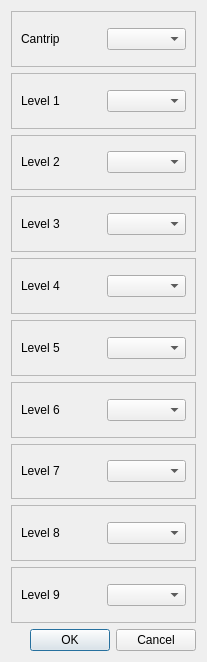
<?xml version="1.0" encoding="UTF-8"?>
<ui version="4.0">
 <class>spells_select_Dialog</class>
 <widget class="QDialog" name="spells_select_Dialog">
  <property name="geometry">
   <rect>
    <x>0</x>
    <y>0</y>
    <width>207</width>
    <height>662</height>
   </rect>
  </property>
  <property name="sizePolicy">
   <sizepolicy hsizetype="Preferred" vsizetype="Maximum">
    <horstretch>0</horstretch>
    <verstretch>0</verstretch>
   </sizepolicy>
  </property>
  <property name="windowTitle">
   <string>Dialog</string>
  </property>
  <layout class="QGridLayout" name="gridLayout_12">
   <item row="0" column="0">
    <widget class="QFrame" name="frame_0">
     <property name="frameShape">
      <enum>QFrame::StyledPanel</enum>
     </property>
     <property name="frameShadow">
      <enum>QFrame::Raised</enum>
     </property>
     <layout class="QGridLayout" name="gridLayout">
      <item row="0" column="0">
       <widget class="QLabel" name="label">
        <property name="text">
         <string>Cantrip</string>
        </property>
       </widget>
      </item>
      <item row="0" column="1">
       <widget class="QComboBox" name="comboBox_0"/>
      </item>
     </layout>
    </widget>
   </item>
   <item row="1" column="0">
    <widget class="QFrame" name="frame_1">
     <property name="frameShape">
      <enum>QFrame::StyledPanel</enum>
     </property>
     <property name="frameShadow">
      <enum>QFrame::Raised</enum>
     </property>
     <layout class="QGridLayout" name="gridLayout_2">
      <item row="0" column="0">
       <widget class="QLabel" name="label_2">
        <property name="text">
         <string>Level 1</string>
        </property>
       </widget>
      </item>
      <item row="0" column="1">
       <widget class="QComboBox" name="comboBox_1"/>
      </item>
     </layout>
    </widget>
   </item>
   <item row="2" column="0">
    <widget class="QFrame" name="frame_2">
     <property name="frameShape">
      <enum>QFrame::StyledPanel</enum>
     </property>
     <property name="frameShadow">
      <enum>QFrame::Raised</enum>
     </property>
     <layout class="QGridLayout" name="gridLayout_3">
      <item row="0" column="0">
       <widget class="QLabel" name="label_3">
        <property name="text">
         <string>Level 2</string>
        </property>
       </widget>
      </item>
      <item row="0" column="1">
       <widget class="QComboBox" name="comboBox_2"/>
      </item>
     </layout>
    </widget>
   </item>
   <item row="3" column="0">
    <widget class="QFrame" name="frame_3">
     <property name="frameShape">
      <enum>QFrame::StyledPanel</enum>
     </property>
     <property name="frameShadow">
      <enum>QFrame::Raised</enum>
     </property>
     <layout class="QGridLayout" name="gridLayout_4">
      <item row="0" column="1">
       <widget class="QComboBox" name="comboBox_3"/>
      </item>
      <item row="0" column="0">
       <widget class="QLabel" name="label_4">
        <property name="text">
         <string>Level 3</string>
        </property>
       </widget>
      </item>
     </layout>
    </widget>
   </item>
   <item row="4" column="0">
    <widget class="QFrame" name="frame_4">
     <property name="frameShape">
      <enum>QFrame::StyledPanel</enum>
     </property>
     <property name="frameShadow">
      <enum>QFrame::Raised</enum>
     </property>
     <layout class="QGridLayout" name="gridLayout_5">
      <item row="0" column="1">
       <widget class="QComboBox" name="comboBox_4"/>
      </item>
      <item row="0" column="0">
       <widget class="QLabel" name="label_5">
        <property name="text">
         <string>Level 4</string>
        </property>
       </widget>
      </item>
     </layout>
    </widget>
   </item>
   <item row="5" column="0">
    <widget class="QFrame" name="frame_5">
     <property name="frameShape">
      <enum>QFrame::StyledPanel</enum>
     </property>
     <property name="frameShadow">
      <enum>QFrame::Raised</enum>
     </property>
     <layout class="QGridLayout" name="gridLayout_6">
      <item row="0" column="1">
       <widget class="QComboBox" name="comboBox_5"/>
      </item>
      <item row="0" column="0">
       <widget class="QLabel" name="label_6">
        <property name="text">
         <string>Level 5</string>
        </property>
       </widget>
      </item>
     </layout>
    </widget>
   </item>
   <item row="6" column="0">
    <widget class="QFrame" name="frame_6">
     <property name="frameShape">
      <enum>QFrame::StyledPanel</enum>
     </property>
     <property name="frameShadow">
      <enum>QFrame::Raised</enum>
     </property>
     <layout class="QGridLayout" name="gridLayout_7">
      <item row="0" column="1">
       <widget class="QComboBox" name="comboBox_6"/>
      </item>
      <item row="0" column="0">
       <widget class="QLabel" name="label_8">
        <property name="text">
         <string>Level 6</string>
        </property>
       </widget>
      </item>
     </layout>
    </widget>
   </item>
   <item row="7" column="0">
    <widget class="QFrame" name="frame_7">
     <property name="frameShape">
      <enum>QFrame::StyledPanel</enum>
     </property>
     <property name="frameShadow">
      <enum>QFrame::Raised</enum>
     </property>
     <layout class="QGridLayout" name="gridLayout_9">
      <item row="1" column="0">
       <widget class="QLabel" name="label_9">
        <property name="text">
         <string>Level 7</string>
        </property>
       </widget>
      </item>
      <item row="1" column="1">
       <widget class="QComboBox" name="comboBox_7"/>
      </item>
     </layout>
    </widget>
   </item>
   <item row="8" column="0">
    <widget class="QFrame" name="frame_8">
     <property name="frameShape">
      <enum>QFrame::StyledPanel</enum>
     </property>
     <property name="frameShadow">
      <enum>QFrame::Raised</enum>
     </property>
     <layout class="QGridLayout" name="gridLayout_10">
      <item row="0" column="1">
       <widget class="QComboBox" name="comboBox_8"/>
      </item>
      <item row="0" column="0">
       <widget class="QLabel" name="label_10">
        <property name="text">
         <string>Level 8</string>
        </property>
       </widget>
      </item>
     </layout>
    </widget>
   </item>
   <item row="9" column="0">
    <widget class="QFrame" name="frame_9">
     <property name="frameShape">
      <enum>QFrame::StyledPanel</enum>
     </property>
     <property name="frameShadow">
      <enum>QFrame::Raised</enum>
     </property>
     <layout class="QGridLayout" name="gridLayout_11">
      <item row="0" column="1">
       <widget class="QComboBox" name="comboBox_9"/>
      </item>
      <item row="0" column="0">
       <widget class="QLabel" name="label_11">
        <property name="text">
         <string>Level 9</string>
        </property>
       </widget>
      </item>
     </layout>
    </widget>
   </item>
   <item row="10" column="0">
    <widget class="QDialogButtonBox" name="buttonBox">
     <property name="orientation">
      <enum>Qt::Horizontal</enum>
     </property>
     <property name="standardButtons">
      <set>QDialogButtonBox::Cancel|QDialogButtonBox::Ok</set>
     </property>
    </widget>
   </item>
  </layout>
 </widget>
 <resources/>
 <connections>
  <connection>
   <sender>buttonBox</sender>
   <signal>accepted()</signal>
   <receiver>spells_select_Dialog</receiver>
   <slot>accept()</slot>
   <hints>
    <hint type="sourcelabel">
     <x>248</x>
     <y>254</y>
    </hint>
    <hint type="destinationlabel">
     <x>157</x>
     <y>274</y>
    </hint>
   </hints>
  </connection>
  <connection>
   <sender>buttonBox</sender>
   <signal>rejected()</signal>
   <receiver>spells_select_Dialog</receiver>
   <slot>reject()</slot>
   <hints>
    <hint type="sourcelabel">
     <x>316</x>
     <y>260</y>
    </hint>
    <hint type="destinationlabel">
     <x>286</x>
     <y>274</y>
    </hint>
   </hints>
  </connection>
 </connections>
</ui>
